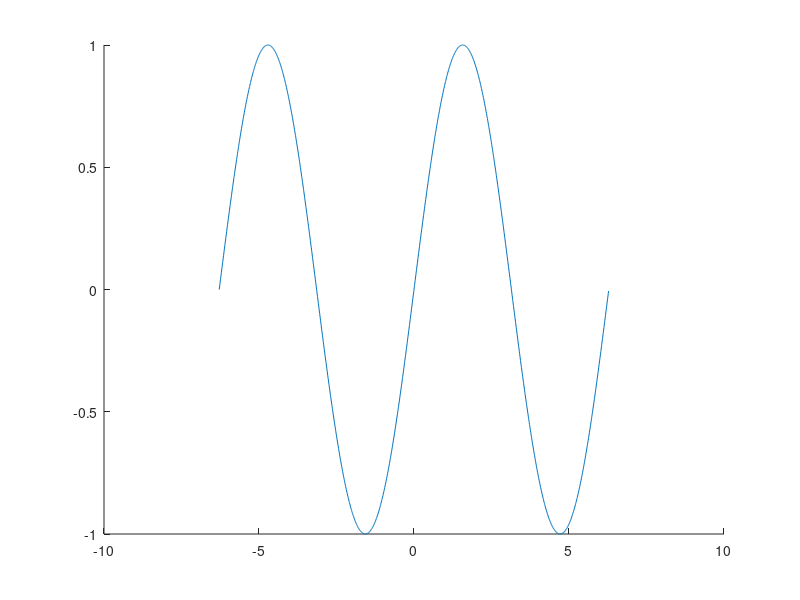

MATLAB code to generate this figure:
close all
LR=0.1;
x=zeros(1,100);
x1= pi/2+0.01 ;
c=-2*pi:0.01:2*pi
f=sin(c)
hold on
plot(c,f)
for i=1:150
  x(i)=x1;
  fd=cos(x1);
  x1=x1-LR*fd
  h=plot(x(i),sin(x(i)),'.r','MarkerSize',20)
  pause(0.2)
  delete(h)
end